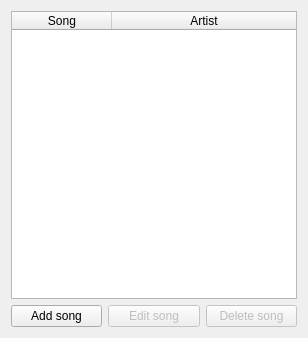
<?xml version="1.0" encoding="UTF-8"?>
<ui version="4.0">
 <class>options</class>
 <widget class="QWidget" name="options">
  <property name="geometry">
   <rect>
    <x>0</x>
    <y>0</y>
    <width>308</width>
    <height>338</height>
   </rect>
  </property>
  <property name="windowTitle">
   <string>Form</string>
  </property>
  <layout class="QVBoxLayout" name="verticalLayout_2">
   <item>
    <layout class="QVBoxLayout" name="verticalLayout">
     <item>
      <widget class="QTableWidget" name="lstSongs">
       <property name="gridStyle">
        <enum>Qt::SolidLine</enum>
       </property>
       <property name="columnCount">
        <number>2</number>
       </property>
       <attribute name="horizontalHeaderStretchLastSection">
        <bool>true</bool>
       </attribute>
       <attribute name="verticalHeaderStretchLastSection">
        <bool>false</bool>
       </attribute>
       <column>
        <property name="text">
         <string>Song</string>
        </property>
       </column>
       <column>
        <property name="text">
         <string>Artist</string>
        </property>
       </column>
      </widget>
     </item>
     <item>
      <layout class="QHBoxLayout" name="horizontalLayout">
       <item>
        <widget class="QPushButton" name="cmdAddSong">
         <property name="text">
          <string>Add song</string>
         </property>
         <property name="icon">
          <iconset resource="../core/resources.qrc">
           <normaloff>:/main/icons/add-16.png</normaloff>:/main/icons/add-16.png</iconset>
         </property>
        </widget>
       </item>
       <item>
        <widget class="QPushButton" name="cmdEditSong">
         <property name="enabled">
          <bool>false</bool>
         </property>
         <property name="text">
          <string>Edit song</string>
         </property>
         <property name="icon">
          <iconset resource="../core/resources.qrc">
           <normaloff>:/main/icons/edit-16.png</normaloff>:/main/icons/edit-16.png</iconset>
         </property>
        </widget>
       </item>
       <item>
        <widget class="QPushButton" name="cmdDeleteSong">
         <property name="enabled">
          <bool>false</bool>
         </property>
         <property name="text">
          <string>Delete song</string>
         </property>
         <property name="icon">
          <iconset resource="../core/resources.qrc">
           <normaloff>:/main/icons/delete-16.png</normaloff>:/main/icons/delete-16.png</iconset>
         </property>
        </widget>
       </item>
      </layout>
     </item>
    </layout>
   </item>
  </layout>
 </widget>
 <resources>
  <include location="../core/resources.qrc"/>
 </resources>
 <connections/>
</ui>
